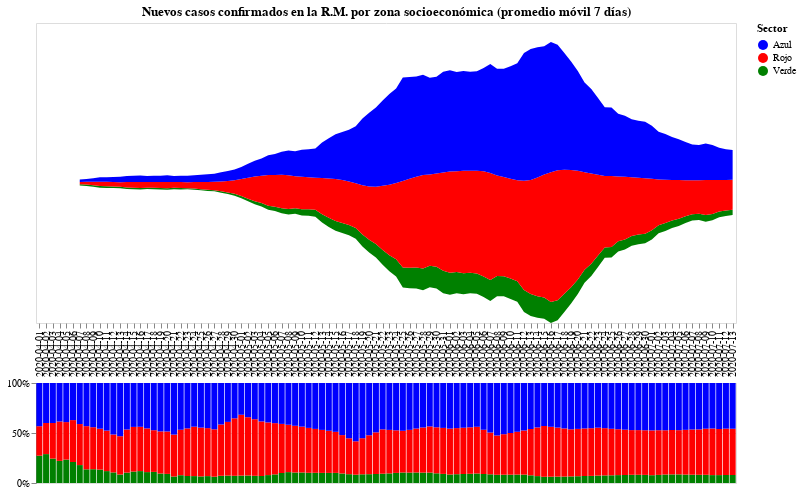

Source (notebook cell):
### Code cell
#hide_input

domain = ["Azul", "Rojo", "Verde"]
range_ = ["blue", "red", "green"]

chart1 = alt.Chart(data).mark_area().encode(
    x=alt.X("Fecha", axis=alt.Axis(title="", domain=False)),
    y=alt.Y("Casos confirmados", axis=None, stack="center"),
    tooltip = ["Fecha", "Casos confirmados"],
    color = alt.Color("Sector", scale=alt.Scale(domain=domain, range=range_)),
).properties(
    title="Nuevos casos confirmados en la R.M. por zona socioeconómica (promedio móvil 7 días)",
    width=700)

chart2 = alt.Chart(data_percentage).mark_bar().encode(
    x=alt.X("Fecha", axis=alt.Axis(title="", domain=False, ticks=False, labels=False)),
    y=alt.Y("Porcentaje", axis=alt.Axis(title="", format='%'), stack="normalize"),
    tooltip = ["Fecha", "Porcentaje"],
    color = alt.Color("Sector"),
).properties(
    height = 100,
    width=700
)

alt.vconcat(
    chart1,
    chart2
).configure_concat(
    spacing=0
)

### Figure 1 — Vega-Lite specification as saved in the notebook (floating-point values rounded to 4 significant figures; data arrays with more than 128 entries replaced by an {"elided": "..."} marker saying what was removed)
{"config": {"view": {"continuousWidth": 400, "continuousHeight": 300}, "concat": {"spacing": 0}}, "vconcat": [{"data": {"name": "data-54ec6663a7da3dfc48885f6bef3dbc97"}, "mark": "area", "encoding": {"color": {"type": "nominal", "field": "Sector", "scale": {"domain": ["Azul", "Rojo", "Verde"], "range": ["blue", "red", "green"]}}, "tooltip": [{"type": "nominal", "field": "Fecha"}, {"type": "quantitative", "field": "Casos confirmados"}], "x": {"type": "nominal", "axis": {"domain": false, "title": ""}, "field": "Fecha"}, "y": {"type": "quantitative", "axis": null, "field": "Casos confirmados", "stack": "center"}}, "title": "Nuevos casos confirmados en la R.M. por zona socioeconómica (promedio móvil 7 días)", "width": 700}, {"data": {"name": "data-14f3125026826d6c61fe29f19023851d"}, "mark": "bar", "encoding": {"color": {"type": "nominal", "field": "Sector"}, "tooltip": [{"type": "nominal", "field": "Fecha"}, {"type": "quantitative", "field": "Porcentaje"}], "x": {"type": "nominal", "axis": {"domain": false, "labels": false, "ticks": false, "title": ""}, "field": "Fecha"}, "y": {"type": "quantitative", "axis": {"format": "%", "title": ""}, "field": "Porcentaje", "stack": "normalize"}}, "height": 100, "width": 700}], "$schema": "https://vega.github.io/schema/vega-lite/v4.8.1.json", "datasets": {"data-54ec6663a7da3dfc48885f6bef3dbc97": {"elided": "312 records"}, "data-14f3125026826d6c61fe29f19023851d": {"elided": "312 records"}}}
